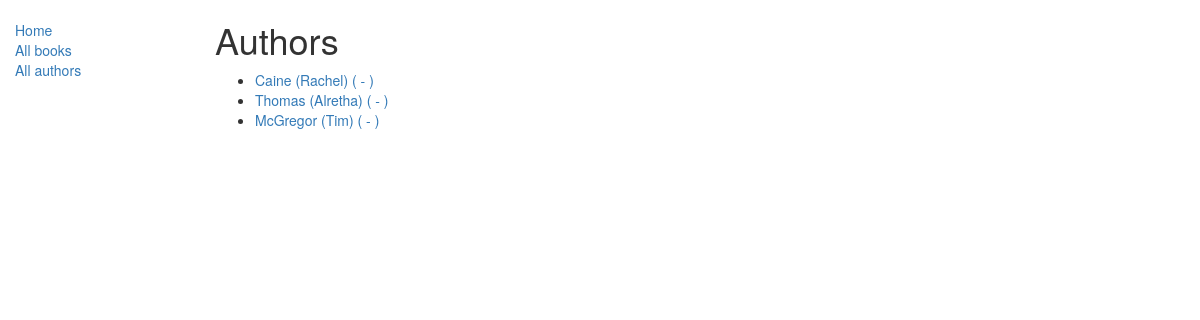
Screenshot of /catalog/authors/ with the database file from the repository.
### catalog/models.py (models this page shows)
class Author(models.Model):
    first_name = models.CharField(max_length=100)
    last_name = models.CharField(max_length=100)
    date_of_birth = models.DateField(null=True, blank=True)
    date_of_death = models.DateField('Died', null=True, blank=True)
    def get_absolute_url(self):
        return reverse('author-detail', args=[str(self.id)])
    def __str__(self):
        return "{0} ({1})".format(self.last_name, self.first_name)

### catalog/views.py (the view)
class AuthorListView(generic.ListView):
    model = Author
    context_object_name = 'author_list'
    template_name = 'catalog/author_list.html'
    paginate_by = 10

### catalog/templates/catalog/author_list.html (shortened to what this page needs)
{% extends "base_generic.html" %}
{% block content %}
    <h1>Authors</h1>
    {% if author_list %}
    <ul>
      {% for author in author_list %}
      <li>
        <a href="{{ author.get_absolute_url }}">
            {{ author }}
            (
                -
            )
        </a>
      </li>
      {% endfor %}
    </ul>
    {% else %}
      <p>There are no authors available.</p>
    {% endif %}
{% endblock %}

### rows the page displays
Author: last_name+first_name "Caine (Rachel)"
Author: last_name+first_name "Thomas (Alretha)"
Author: last_name+first_name "McGregor (Tim)"
